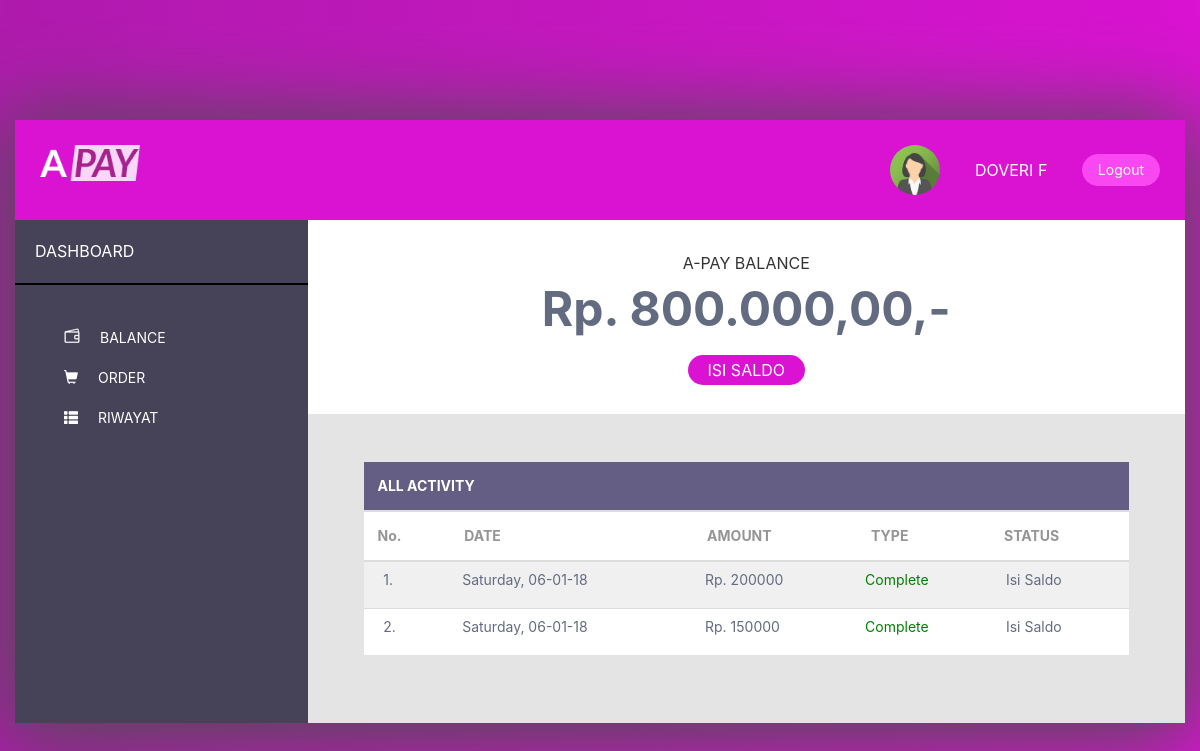
Page /Riwayatt/index.php (signed in) on the committed database.
### tables this page shows
CREATE TABLE `user` (
  `nim` varchar(20) NOT NULL,
  `nama` varchar(100) NOT NULL,
  `pin` varchar(100) NOT NULL,
  `idsaldo` varchar(100) NOT NULL,
  `email` varchar(30) NOT NULL
);

CREATE TABLE `saldo` (
  `idsaldo` varchar(100) NOT NULL,
  `jumlahsaldo` int(100) NOT NULL
);

CREATE TABLE `riwayatsaldo` (
  `id_riwayatSaldo` int(10) NOT NULL,
  `idSaldo` varchar(10) NOT NULL,
  `tanggal` varchar(30) NOT NULL,
  `amount` int(50) NOT NULL,
  `type` varchar(20) NOT NULL,
  `status` varchar(20) NOT NULL
);

### Riwayatt/home.php (the view, shortened to what this page needs)
<?php
						$kode = $_SESSION['kodeAkun'];
							$conf	= mysqli_connect('localhost','root','','tugasrpl');
							$sql   = "	SELECT * FROM user
											join saldo
											on user.idsaldo=saldo.idsaldo
										WHERE nim='$kode' ";
							$hasil = mysqli_query($conf,$sql) or exit("Error query: <b>".$sql."</b>.");
							while($data = mysqli_fetch_assoc($hasil))
							{
								$cek	= $data['jumlahsaldo'];
						?>
<div class="balance-header row">
	<div class="title-balance">A-PAY BALANCE</div>
	<div class="amount-balance"><?php  echo "Rp. ".number_format($cek, 2, ",", ".");?>,-</div>
	<div class="add-saldo"><a href="isiSaldo.php?kode_isiSaldo=<?php echo $kode; ?>" class="isi-saldo">ISI SALDO</a></div>
</div>
<div class="inside-content row" style="background: #E4E4E4;">
		<table class="table table-striped-custom">
		<thead class="thead-purple">
			<tr>
				<th colspan="5">ALL ACTIVITY</th>
			</tr>
		</thead>
		<thead class="thead-white">
			<tr>
				<th scope="col">No.</th>
				<th scope="col">DATE</th>
				<th scope="col">AMOUNT</th>
				<th scope="col">TYPE</th>
				<th scope="col">STATUS</th>
			</tr>
		</thead>
	<?php
						$kode = $_SESSION['kodeAkun'];
							$conf	= mysqli_connect('localhost','root','','tugasrpl');
							$sql   = "	SELECT * FROM user
											join saldo
											on user.idsaldo=saldo.idsaldo
											join riwayatsaldo
											on riwayatsaldo.idsaldo=saldo.idsaldo
										WHERE nim='$kode' ";
							$i=0;
							$hasil = mysqli_query($conf,$sql) or exit("Error query: <b>".$sql."</b>.");
							while($data = mysqli_fetch_assoc($hasil))
							{
	?>
		<tr class="tbody">
			<td>&nbsp;&nbsp;&nbsp;<?php echo $i=$i+1?>.</td>
			<td>&nbsp;<?php echo $data['tanggal'];?></td>
			<td>&nbsp;Rp. <?php echo $data['amount'];?></td>
			<td><p style="color: green"><?php echo $data['type'];?></p></td>
			<td>&nbsp;&nbsp;<?php echo $data['status'];?></td>
	<?php
	 }
	 ?>
		</tr>
</table>
</div>
<?php  } ?>

### Riwayatt/index.php (shortened to what this page needs)
<!DOCTYPE HTML PUBLIC "-//W3C//DTD HTML 4.01//EN" "http://www.w3.org/TR/html4/strict.dtd">
<html>
<head>
	<link href="css/bootstrap.min.css" rel="stylesheet">
	<link href="css/style.css" rel="stylesheet">
</head>
<body>
<div class="main-content container">
	<div class="content-wrapper row">
		<div class="header">
			<div class="logo"><img src="logo.png"></div>
			<div class="right-content">
				<div class="avatar"><img src="avatar.jpg"></div>
				<div class="name">
					<?php
						$kode = $_SESSION['kodeAkun'];
							$conf	= mysqli_connect('localhost','root','','tugasrpl');
							$sql   = "SELECT * FROM user WHERE nim='$kode' ";
							$hasil = mysqli_query($conf,$sql) or exit("Error query: <b>".$sql."</b>.");
							while($data = mysqli_fetch_assoc($hasil))
							{
								echo $data['nama'];
						?>
						<?php  } ?>
				</div>
				<div class="button"><button class="btn">
					<a href="logout.php "  style="color: white; text-decoration-line: none; padding: 5px;">Logout</a>
				</button></div>
			</div>
		</div>
		<div class="content">
			<div class="left-sidebar col-md-3">
				<div class="row">
					<div class="top-title">DASHBOARD</div>
					<div class="menu">
						<ul class="menu-list">
							<li class="list-item <?php if(isset($_GET['page']) || $_GET['page'] == 'home'){ echo "active";}?>" >
								<a href="?page=home"><span class="purple"></span><span class="icon wallet"></span><span class="menu-text">BALANCE</span></a>
							</li>
							<li class="list-item <?php if(isset($_GET['page']) && $_GET['page'] == 'order'){ echo "active";}?>" >
								<a href="?page=order"><span class="purple"></span><span class="glyphicon glyphicon-shopping-cart"></span><span class="menu-text">ORDER</span></a>
							</li>
							<li class="list-item <?php if(isset($_GET['page']) && $_GET['page'] == 'riwayat'){ echo "active";}?>" >
								<a href="?page=riwayat"><span class="purple"></span><span class="glyphicon glyphicon-th-list"></span><span class="menu-text">RIWAYAT</span></a>
							</li>
						</ul>
					</div>
				</div>
			</div>
			<div class="content-box col-md-9">
				<?php
				if (isset($_GET['page']) && $_GET['page'] != '')
				{
					if($_GET['page'] == 'home')
					{
						include ('home.php');
					}
					if($_GET['page'] == 'order')
					{
						include ('order.php');
					}
					if($_GET['page'] == 'riwayat')
					{
						include ('riwayat.php');
					}
				}
				else
				{
					include ('home.php');
				}
					?>
			</div>
		</div>
	</div>
</div>
</body>
</html>

### Riwayatt/css/style.css (style rules this page uses)
body { font-family: -apple-system, BlinkMacSystemFont, "Segoe UI", Roboto, "Helvetica Neue", Arial, sans-serif, "Apple Color Emoji", "Segoe UI Emoji", "Segoe UI Symbol"; font-size: 16px; background-color: #AF1BAD; background: linear-gradient(to right, #AF1BAD, #DA13D2); height: 100%; box-sizing: border-box; padding: 0; margin: 0; }
body div { box-sizing: border-box; }
.main-content { margin: auto; margin-top: 10%; }
.main-content .content-wrapper { box-shadow: 0px 7px 80px 10px #4E4E4E; }
.main-content .content-wrapper .header { width: 100%; display: block; background-color: #DA13D2; color: #FFFFFF; height: 100px; padding: 25px; }
.main-content .content-wrapper .header .logo { display: inline-block; float: left; width: 20%; }
.main-content .content-wrapper .header .logo img { width: 100px; height: auto; }
.main-content .content-wrapper .header .right-content { display: inline-block; float: right; width: 80%; text-align: right; }
.main-content .content-wrapper .header .right-content .avatar { display: inline-block; vertical-align: middle; margin-right: 30px; }
.main-content .content-wrapper .header .right-content .avatar img { border-radius: 50%; width: 50px; height: 50px; }
.main-content .content-wrapper .header .right-content .name { display: inline-block; vertical-align: middle; text-transform: uppercase; margin-right: 30px; }
.main-content .content-wrapper .header .right-content .button { display: inline-block; vertical-align: middle; }
.main-content .content-wrapper .header .right-content .button .btn { background-color: #F948F2; padding: 5px 10px; height: 32px; border-radius: 500px; border: 1px solid #F948F2; color: #FFFFFF; }
.main-content .content-wrapper .content { width: 100%; display: flex; }
.main-content .content-wrapper .content .left-sidebar { background-color: #464358; color: #FFFFFF; }
.main-content .content-wrapper .content .left-sidebar .top-title { width: 100%; margin: auto; padding: 20px; text-align: left; border-bottom: 2px solid #000000; }
.main-content .content-wrapper .content .left-sidebar .menu .menu-list { list-style-type: none; margin-top: 2em; margin-left: 0px; padding-left: 0; width: 100%; }
.main-content .content-wrapper .content .left-sidebar .menu .menu-list .list-item { font-size: 14px; padding: 10px 15px; padding-left: 10px; border-left: 4px solid transparent; }
.main-content .content-wrapper .content .left-sidebar .menu .menu-list .list-item a { margin-left: 2.5em; color: #FFFFFF; text-decoration: none; width: 90%; display: block; }
.main-content .content-wrapper .content .left-sidebar .menu .menu-list .list-item .icon { font-size: 1em; position: relative; top: 1px; display: inline-block; font-style: normal; font-weight: 400; line-height: 1; }
.main-content .content-wrapper .content .left-sidebar .menu .menu-list .list-item .icon.wallet:before { content: url('../wallet-white.png'); }
.main-content .content-wrapper .content .left-sidebar .menu .menu-list .list-item .menu-text { margin-left: 20px; }
.main-content .content-wrapper .content .content-box .balance-header { background-color: #FFFFFF; text-align: center; padding: 2em 0; }
.main-content .content-wrapper .content .content-box .balance-header .amount-balance { font-size: 3em; font-weight: 700; color: #636B80; }
.main-content .content-wrapper .content .content-box .balance-header .add-saldo { margin-top: 1em; }
.main-content .content-wrapper .content .content-box .balance-header .add-saldo a.isi-saldo { background-color: #DA13D2; padding: 5px 20px; border-radius: 30px; color: #FFFFFF; }
.main-content .content-wrapper .content .content-box .inside-content { padding: 3em 3.5em; }
.main-content .content-wrapper .content .content-box .inside-content table thead tr > th { padding: 1em; font-size: 14px; }
.main-content .content-wrapper .content .content-box .inside-content table thead.thead-purple { background-color: #645E84; color: #FFFFFF; }
.main-content .content-wrapper .content .content-box .inside-content table thead.thead-white { background-color: #FFFFFF; color: #959595; }
.main-content .content-wrapper .content .content-box .inside-content table.table-striped-custom tbody tr:nth-of-type(2n) { background-color: #FFFFFF; }
.main-content .content-wrapper .content .content-box .inside-content table.table-striped-custom tbody tr:nth-of-type(2n+1) { background-color: #F0F0F0; }
.main-content .content-wrapper .content .content-box .inside-content table.table-striped-custom tbody tr td { color: #636B80; font-size: 14px; }

### rows in the picture
user: nama "DOVERI F", idsaldo.jumlahsaldo "800.000,00", i "1", riwayatsaldo.tanggal "Saturday, 06-01-18", riwayatsaldo.amount "200000", riwayatsaldo.type "Complete", riwayatsaldo.status "Isi Saldo", i "2", riwayatsaldo.amount "150000"
